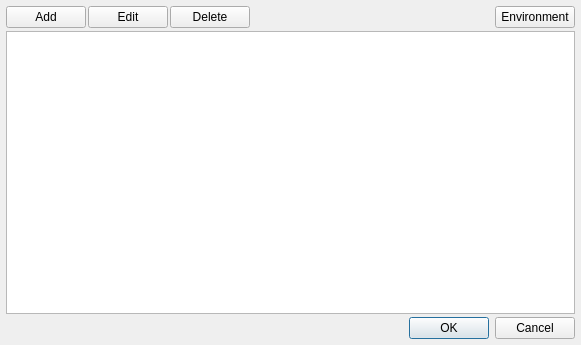
<?xml version="1.0" encoding="UTF-8"?>
<ui version="4.0">
 <class>ConfigureProjectBuildActionsDialog</class>
 <widget class="QDialog" name="ConfigureProjectBuildActionsDialog">
  <property name="geometry">
   <rect>
    <x>0</x>
    <y>0</y>
    <width>581</width>
    <height>345</height>
   </rect>
  </property>
  <property name="windowTitle">
   <string>Configure Project Build Actions</string>
  </property>
  <layout class="QVBoxLayout" name="verticalLayout">
   <property name="spacing">
    <number>3</number>
   </property>
   <property name="margin">
    <number>6</number>
   </property>
   <item>
    <layout class="QHBoxLayout" name="horizontalLayout_2">
     <property name="spacing">
      <number>2</number>
     </property>
     <item>
      <widget class="QPushButton" name="addBuildActionButton">
       <property name="text">
        <string>Add</string>
       </property>
       <property name="icon">
        <iconset resource="asproject.qrc">
         <normaloff>:/images/pba_add.png</normaloff>:/images/pba_add.png</iconset>
       </property>
       <property name="autoDefault">
        <bool>false</bool>
       </property>
      </widget>
     </item>
     <item>
      <widget class="QPushButton" name="editBuildActionButton">
       <property name="text">
        <string>Edit</string>
       </property>
       <property name="icon">
        <iconset resource="asproject.qrc">
         <normaloff>:/images/pba_edit.png</normaloff>:/images/pba_edit.png</iconset>
       </property>
       <property name="autoDefault">
        <bool>false</bool>
       </property>
      </widget>
     </item>
     <item>
      <widget class="QPushButton" name="deleteBuildActionButton">
       <property name="text">
        <string>Delete</string>
       </property>
       <property name="icon">
        <iconset resource="asproject.qrc">
         <normaloff>:/images/pba_delete.png</normaloff>:/images/pba_delete.png</iconset>
       </property>
       <property name="autoDefault">
        <bool>false</bool>
       </property>
      </widget>
     </item>
     <item>
      <spacer name="horizontalSpacer_2">
       <property name="orientation">
        <enum>Qt::Horizontal</enum>
       </property>
       <property name="sizeHint" stdset="0">
        <size>
         <width>40</width>
         <height>20</height>
        </size>
       </property>
      </spacer>
     </item>
     <item>
      <widget class="QPushButton" name="envPushButton">
       <property name="text">
        <string>Environment</string>
       </property>
      </widget>
     </item>
    </layout>
   </item>
   <item>
    <widget class="QTableView" name="buidActionsTableView"/>
   </item>
   <item>
    <widget class="QDialogButtonBox" name="buttonBox">
     <property name="standardButtons">
      <set>QDialogButtonBox::Cancel|QDialogButtonBox::Ok</set>
     </property>
    </widget>
   </item>
  </layout>
 </widget>
 <tabstops>
  <tabstop>addBuildActionButton</tabstop>
  <tabstop>editBuildActionButton</tabstop>
  <tabstop>deleteBuildActionButton</tabstop>
  <tabstop>buidActionsTableView</tabstop>
 </tabstops>
 <resources>
  <include location="asproject.qrc"/>
 </resources>
 <connections>
  <connection>
   <sender>buttonBox</sender>
   <signal>accepted()</signal>
   <receiver>ConfigureProjectBuildActionsDialog</receiver>
   <slot>accept()</slot>
   <hints>
    <hint type="sourcelabel">
     <x>453</x>
     <y>325</y>
    </hint>
    <hint type="destinationlabel">
     <x>2</x>
     <y>305</y>
    </hint>
   </hints>
  </connection>
  <connection>
   <sender>buttonBox</sender>
   <signal>rejected()</signal>
   <receiver>ConfigureProjectBuildActionsDialog</receiver>
   <slot>reject()</slot>
   <hints>
    <hint type="sourcelabel">
     <x>540</x>
     <y>326</y>
    </hint>
    <hint type="destinationlabel">
     <x>3</x>
     <y>271</y>
    </hint>
   </hints>
  </connection>
 </connections>
</ui>
